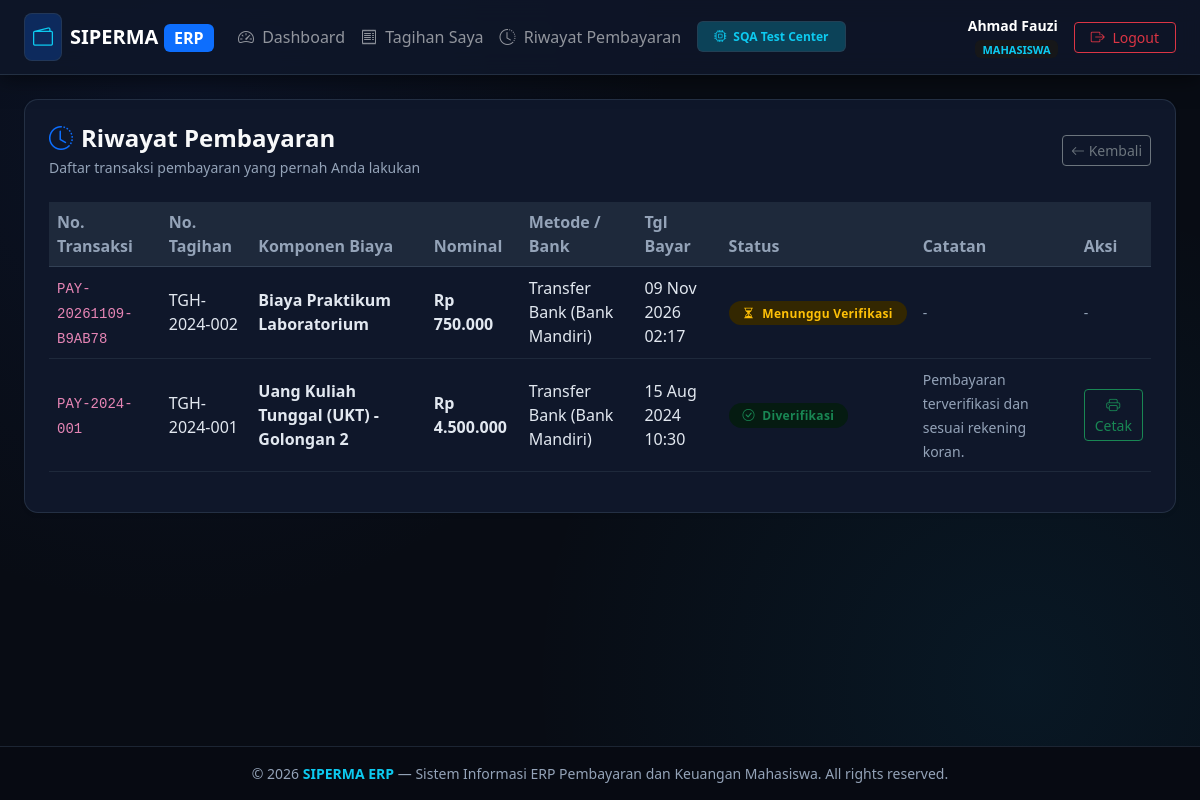
/mahasiswa/riwayat (signed in), run on an earlier commit of the app's database.
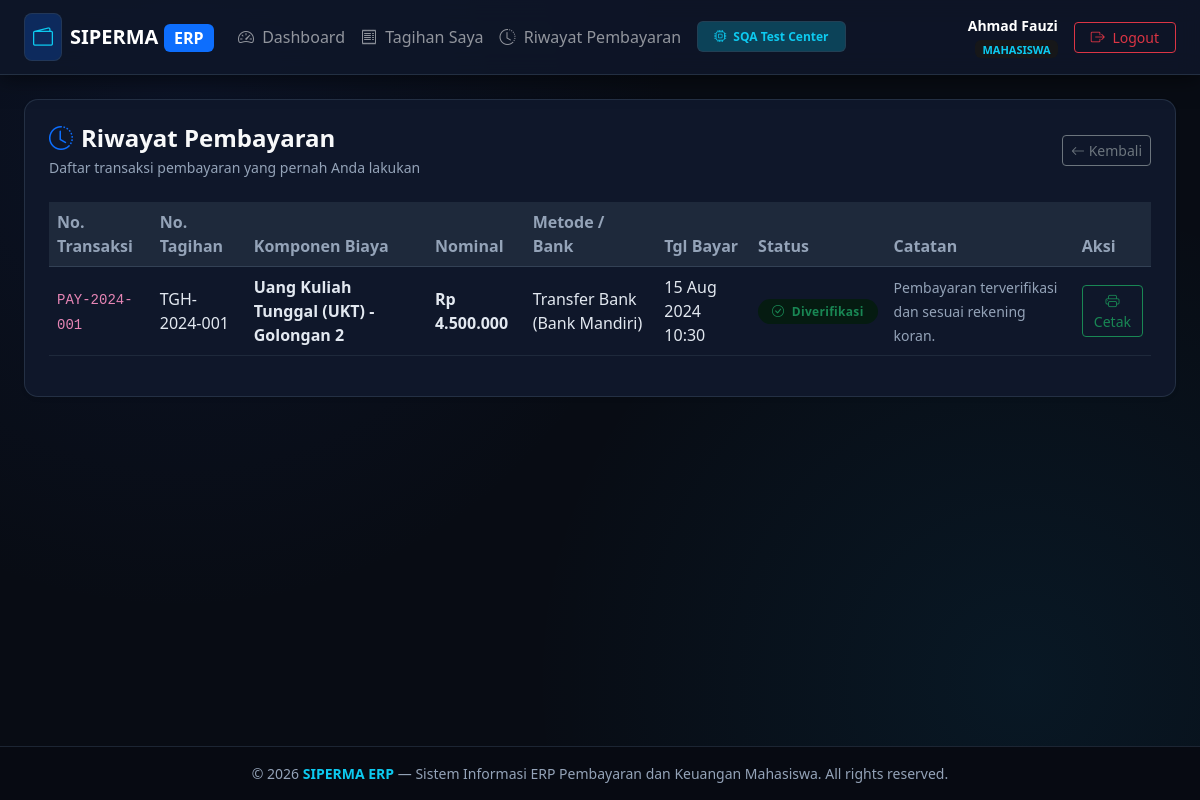
And on a later commit of the database.
### tables this page shows
CREATE TABLE pembayaran (
    id INTEGER PRIMARY KEY AUTOINCREMENT,
    nomor_transaksi VARCHAR(50) UNIQUE NOT NULL,
    tagihan_id INTEGER NOT NULL,
    mahasiswa_id INTEGER NOT NULL,
    nominal_bayar DECIMAL(12,2) NOT NULL,
    metode_pembayaran VARCHAR(50) NOT NULL,
    bank_tujuan VARCHAR(50),
    bukti_transfer VARCHAR(255) NOT NULL,
    tanggal_bayar DATETIME NOT NULL,
    status VARCHAR(20) DEFAULT 'menunggu_verifikasi' CHECK(status IN ('menunggu_verifikasi', 'diverifikasi', 'ditolak')),
    diverifikasi_oleh INTEGER NULL,
    tanggal_verifikasi DATETIME NULL,
    catatan TEXT NULL,
    created_at DATETIME DEFAULT CURRENT_TIMESTAMP,
    FOREIGN KEY (tagihan_id) REFERENCES tagihan(id) ON DELETE CASCADE,
    FOREIGN KEY (mahasiswa_id) REFERENCES mahasiswa(id) ON DELETE CASCADE,
    FOREIGN KEY (diverifikasi_oleh) REFERENCES users(id) ON DELETE SET NULL
);

CREATE TABLE tagihan (
    id INTEGER PRIMARY KEY AUTOINCREMENT,
    nomor_tagihan VARCHAR(50) UNIQUE NOT NULL,
    mahasiswa_id INTEGER NOT NULL,
    jenis_biaya_id INTEGER NOT NULL,
    semester VARCHAR(20) NOT NULL,
    nominal DECIMAL(12,2) NOT NULL,
    tanggal_terbit DATE NOT NULL,
    tanggal_jatuh_tempo DATE NOT NULL,
    status VARCHAR(20) DEFAULT 'belum_bayar' CHECK(status IN ('belum_bayar', 'menunggu_verifikasi', 'lunas', 'ditolak', 'dibatalkan')),
    created_at DATETIME DEFAULT CURRENT_TIMESTAMP,
    FOREIGN KEY (mahasiswa_id) REFERENCES mahasiswa(id) ON DELETE CASCADE,
    FOREIGN KEY (jenis_biaya_id) REFERENCES jenis_biaya(id) ON DELETE RESTRICT
);

CREATE TABLE jenis_biaya (
    id INTEGER PRIMARY KEY AUTOINCREMENT,
    kode VARCHAR(20) UNIQUE NOT NULL,
    nama VARCHAR(100) NOT NULL,
    nominal_default DECIMAL(12,2) NOT NULL,
    keterangan TEXT,
    status VARCHAR(20) DEFAULT 'aktif' CHECK(status IN ('aktif', 'nonaktif')),
    created_at DATETIME DEFAULT CURRENT_TIMESTAMP
);

### src/Views/mahasiswa/riwayat.php (the view)
<?php $pageTitle = 'Riwayat Pembayaran'; require_once __DIR__ . '/../layouts/header.php'; ?>
<div class="card card-custom bg-white p-3 p-md-4 shadow-sm">
    <div class="page-header-responsive mb-4">
        <div>
            <h4 class="fw-bold text-light mb-1"><i class="bi bi-clock-history me-2 text-primary"></i>Riwayat Pembayaran</h4>
            <p class="text-muted small mb-0">Daftar transaksi pembayaran yang pernah Anda lakukan</p>
        </div>
        <div class="page-actions-responsive">
            <a href="/mahasiswa/dashboard" class="btn btn-outline-secondary btn-sm"><i class="bi bi-arrow-left"></i> Kembali</a>
        </div>
    </div>
    <div class="table-responsive">
        <table class="table table-hover table-custom align-middle">
            <thead>
                <tr>
                    <th>No. Transaksi</th>
                    <th>No. Tagihan</th>
                    <th>Komponen Biaya</th>
                    <th>Nominal</th>
                    <th>Metode / Bank</th>
                    <th>Tgl Bayar</th>
                    <th>Status</th>
                    <th>Catatan</th>
                    <th>Aksi</th>
                </tr>
            </thead>
            <tbody>
                <?php if (empty($pembayaranList)): ?>
                <tr><td colspan="9" class="text-center text-muted py-4">Belum ada riwayat pembayaran</td></tr>
                <?php else: foreach ($pembayaranList as $p): ?>
                <tr>
                    <td><code><?= htmlspecialchars($p['nomor_transaksi']) ?></code></td>
                    <td><?= htmlspecialchars($p['nomor_tagihan']) ?></td>
                    <td><strong><?= htmlspecialchars($p['nama_biaya']) ?></strong></td>
                    <td class="fw-semibold">Rp <?= number_format($p['nominal_bayar'], 0, ',', '.') ?></td>
                    <td><?= htmlspecialchars($p['metode_pembayaran']) ?> (<?= htmlspecialchars($p['bank_tujuan']) ?>)</td>
                    <td><?= date('d M Y H:i', strtotime($p['tanggal_bayar'])) ?></td>
                    <td>
                        <?php if ($p['status'] === 'diverifikasi'): ?>
                            <span class="badge bg-success-subtle text-success badge-status"><i class="bi bi-check-circle me-1"></i> Diverifikasi</span>
                        <?php elseif ($p['status'] === 'menunggu_verifikasi'): ?>
                            <span class="badge bg-warning-subtle text-warning badge-status"><i class="bi bi-hourglass-split me-1"></i> Menunggu Verifikasi</span>
                        <?php elseif ($p['status'] === 'ditolak'): ?>
                            <span class="badge bg-danger-subtle text-danger badge-status"><i class="bi bi-x-circle me-1"></i> Ditolak</span>
                        <?php endif; ?>
                    </td>
                    <td><small class="text-muted"><?= htmlspecialchars($p['catatan'] ?? '-') ?></small></td>
                    <td>
                        <?php if ($p['status'] === 'diverifikasi'): ?>
                            <a href="/mahasiswa/cetak?tagihan_id=<?= $p['tagihan_id'] ?>" target="_blank" class="btn btn-sm btn-outline-success"><i class="bi bi-printer"></i> Cetak</a>
                        <?php elseif ($p['status'] === 'ditolak'): ?>
                            <a href="/mahasiswa/upload?tagihan_id=<?= $p['tagihan_id'] ?>" class="btn btn-sm btn-outline-danger"><i class="bi bi-arrow-repeat"></i> Upload Ulang</a>
                        <?php else: ?>
                            <span class="text-muted small">-</span>
                        <?php endif; ?>
                    </td>
                </tr>
                <?php endforeach; endif; ?>
            </tbody>
        </table>
    </div>
</div>
<?php require_once __DIR__ . '/../layouts/footer.php'; ?>

What changed in the data, as far as the page shows it:
removed pembayaran: nomor_transaksi "PAY-20261109-B9AB78", tagihan.nomor_tagihan "TGH-2024-002", jenis_biaya.nama "Biaya Praktikum Laboratorium", nominal_bayar "750.000", metode_pembayaran "Transfer Bank", bank_tujuan "Bank Mandiri", tanggal_bayar "09 Nov 2026 02:17", shows "Menunggu Verifikasi", catatan "-"
